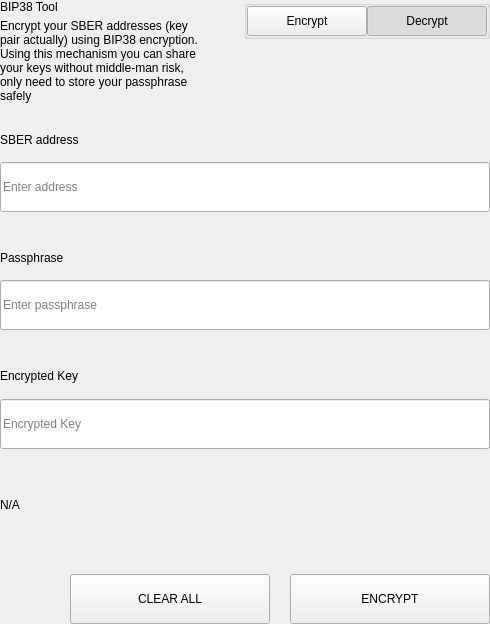
<?xml version="1.0" encoding="UTF-8"?>
<ui version="4.0">
 <class>SettingsBitToolWidget</class>
 <widget class="QWidget" name="SettingsBitToolWidget">
  <property name="geometry">
   <rect>
    <x>0</x>
    <y>0</y>
    <width>490</width>
    <height>624</height>
   </rect>
  </property>
  <property name="windowTitle">
   <string>Form</string>
  </property>
  <layout class="QVBoxLayout" name="verticalLayout">
   <property name="spacing">
    <number>0</number>
   </property>
   <property name="leftMargin">
    <number>0</number>
   </property>
   <property name="topMargin">
    <number>0</number>
   </property>
   <property name="rightMargin">
    <number>0</number>
   </property>
   <property name="bottomMargin">
    <number>0</number>
   </property>
   <item>
    <widget class="QWidget" name="left" native="true">
     <layout class="QVBoxLayout" name="verticalLayout_3">
      <property name="leftMargin">
       <number>0</number>
      </property>
      <property name="topMargin">
       <number>0</number>
      </property>
      <property name="rightMargin">
       <number>0</number>
      </property>
      <property name="bottomMargin">
       <number>0</number>
      </property>
      <item>
       <layout class="QVBoxLayout" name="verticalLayout_2">
        <property name="spacing">
         <number>0</number>
        </property>
        <item>
         <layout class="QHBoxLayout" name="horizontalLayout_3" stretch="3,1">
          <property name="spacing">
           <number>40</number>
          </property>
          <item>
           <layout class="QVBoxLayout" name="verticalLayoutTitle">
            <property name="spacing">
             <number>5</number>
            </property>
            <item>
             <widget class="QLabel" name="labelTitle">
              <property name="text">
               <string>BIP38 Tool</string>
              </property>
             </widget>
            </item>
            <item>
             <widget class="QLabel" name="labelSubtitle1">
              <property name="text">
               <string>Encrypt your SBER addresses (key pair actually) using BIP38 encryption.
Using this mechanism you can share your keys without middle-man risk, only need to store your passphrase safely</string>
              </property>
              <property name="wordWrap">
               <bool>true</bool>
              </property>
             </widget>
            </item>
           </layout>
          </item>
          <item alignment="Qt::AlignTop">
           <widget class="QGroupBox" name="groupBox">
            <property name="title">
             <string/>
            </property>
            <property name="alignment">
             <set>Qt::AlignLeading|Qt::AlignLeft|Qt::AlignTop</set>
            </property>
            <layout class="QHBoxLayout" name="horizontalLayout_4">
             <property name="spacing">
              <number>0</number>
             </property>
             <property name="leftMargin">
              <number>0</number>
             </property>
             <property name="topMargin">
              <number>0</number>
             </property>
             <property name="rightMargin">
              <number>0</number>
             </property>
             <property name="bottomMargin">
              <number>0</number>
             </property>
             <item>
              <spacer name="horizontalSpacer">
               <property name="orientation">
                <enum>Qt::Horizontal</enum>
               </property>
               <property name="sizeHint" stdset="0">
                <size>
                 <width>40</width>
                 <height>20</height>
                </size>
               </property>
              </spacer>
             </item>
             <item>
              <widget class="QPushButton" name="pushLeft">
               <property name="minimumSize">
                <size>
                 <width>120</width>
                 <height>30</height>
                </size>
               </property>
               <property name="maximumSize">
                <size>
                 <width>120</width>
                 <height>30</height>
                </size>
               </property>
               <property name="focusPolicy">
                <enum>Qt::NoFocus</enum>
               </property>
               <property name="text">
                <string>Encrypt</string>
               </property>
               <property name="checkable">
                <bool>true</bool>
               </property>
               <property name="autoExclusive">
                <bool>true</bool>
               </property>
              </widget>
             </item>
             <item>
              <widget class="QPushButton" name="pushRight">
               <property name="minimumSize">
                <size>
                 <width>120</width>
                 <height>30</height>
                </size>
               </property>
               <property name="maximumSize">
                <size>
                 <width>120</width>
                 <height>30</height>
                </size>
               </property>
               <property name="focusPolicy">
                <enum>Qt::NoFocus</enum>
               </property>
               <property name="text">
                <string>Decrypt</string>
               </property>
               <property name="checkable">
                <bool>true</bool>
               </property>
               <property name="checked">
                <bool>true</bool>
               </property>
               <property name="autoExclusive">
                <bool>true</bool>
               </property>
              </widget>
             </item>
            </layout>
           </widget>
          </item>
         </layout>
        </item>
        <item>
         <widget class="QStackedWidget" name="stackedWidget">
          <property name="currentIndex">
           <number>1</number>
          </property>
          <widget class="QWidget" name="pageDecrypt">
           <layout class="QVBoxLayout" name="verticalLayout_5">
            <property name="spacing">
             <number>0</number>
            </property>
            <property name="leftMargin">
             <number>0</number>
            </property>
            <property name="topMargin">
             <number>0</number>
            </property>
            <property name="rightMargin">
             <number>0</number>
            </property>
            <property name="bottomMargin">
             <number>0</number>
            </property>
            <item>
             <widget class="QWidget" name="widget" native="true">
              <property name="minimumSize">
               <size>
                <width>0</width>
                <height>100</height>
               </size>
              </property>
              <layout class="QVBoxLayout" name="verticalLayout_4">
               <property name="spacing">
                <number>0</number>
               </property>
               <property name="leftMargin">
                <number>0</number>
               </property>
               <property name="topMargin">
                <number>0</number>
               </property>
               <property name="rightMargin">
                <number>0</number>
               </property>
               <property name="bottomMargin">
                <number>0</number>
               </property>
               <item>
                <spacer name="verticalSpacer_2">
                 <property name="orientation">
                  <enum>Qt::Vertical</enum>
                 </property>
                 <property name="sizeType">
                  <enum>QSizePolicy::Fixed</enum>
                 </property>
                 <property name="sizeHint" stdset="0">
                  <size>
                   <width>20</width>
                   <height>20</height>
                  </size>
                 </property>
                </spacer>
               </item>
               <item>
                <layout class="QHBoxLayout" name="horizontalLayout_6" stretch="2">
                 <property name="spacing">
                  <number>0</number>
                 </property>
                 <item>
                  <layout class="QVBoxLayout" name="verticalLayout_7">
                   <property name="spacing">
                    <number>9</number>
                   </property>
                   <item>
                    <widget class="QLabel" name="labelSubtitleKey">
                     <property name="minimumSize">
                      <size>
                       <width>0</width>
                       <height>20</height>
                      </size>
                     </property>
                     <property name="maximumSize">
                      <size>
                       <width>16777215</width>
                       <height>20</height>
                      </size>
                     </property>
                     <property name="text">
                      <string>Encrypted key</string>
                     </property>
                    </widget>
                   </item>
                   <item>
                    <widget class="QLineEdit" name="lineEditKey">
                     <property name="minimumSize">
                      <size>
                       <width>0</width>
                       <height>50</height>
                      </size>
                     </property>
                     <property name="maximumSize">
                      <size>
                       <width>16777215</width>
                       <height>50</height>
                      </size>
                     </property>
                     <property name="placeholderText">
                      <string>Enter a encrypted key</string>
                     </property>
                    </widget>
                   </item>
                  </layout>
                 </item>
                </layout>
               </item>
               <item>
                <spacer name="verticalSpacer_3">
                 <property name="orientation">
                  <enum>Qt::Vertical</enum>
                 </property>
                 <property name="sizeType">
                  <enum>QSizePolicy::Fixed</enum>
                 </property>
                 <property name="sizeHint" stdset="0">
                  <size>
                   <width>20</width>
                   <height>20</height>
                  </size>
                 </property>
                </spacer>
               </item>
               <item>
                <layout class="QVBoxLayout" name="verticalLayout_9">
                 <property name="spacing">
                  <number>9</number>
                 </property>
                 <item>
                  <widget class="QLabel" name="labelSubtitlePassphrase">
                   <property name="maximumSize">
                    <size>
                     <width>16777215</width>
                     <height>20</height>
                    </size>
                   </property>
                   <property name="text">
                    <string>Passphrase</string>
                   </property>
                  </widget>
                 </item>
                 <item>
                  <widget class="QLineEdit" name="lineEditPassphrase">
                   <property name="minimumSize">
                    <size>
                     <width>0</width>
                     <height>50</height>
                    </size>
                   </property>
                   <property name="maximumSize">
                    <size>
                     <width>16777215</width>
                     <height>50</height>
                    </size>
                   </property>
                   <property name="placeholderText">
                    <string>Enter a passphrase</string>
                   </property>
                  </widget>
                 </item>
                </layout>
               </item>
               <item>
                <spacer name="verticalSpacer_4">
                 <property name="orientation">
                  <enum>Qt::Vertical</enum>
                 </property>
                 <property name="sizeType">
                  <enum>QSizePolicy::Fixed</enum>
                 </property>
                 <property name="sizeHint" stdset="0">
                  <size>
                   <width>20</width>
                   <height>20</height>
                  </size>
                 </property>
                </spacer>
               </item>
               <item>
                <widget class="QWidget" name="widget_3" native="true">
                 <property name="sizePolicy">
                  <sizepolicy hsizetype="Preferred" vsizetype="Fixed">
                   <horstretch>0</horstretch>
                   <verstretch>0</verstretch>
                  </sizepolicy>
                 </property>
                 <layout class="QVBoxLayout" name="verticalLayout_10">
                  <property name="spacing">
                   <number>9</number>
                  </property>
                  <property name="leftMargin">
                   <number>0</number>
                  </property>
                  <property name="topMargin">
                   <number>0</number>
                  </property>
                  <property name="rightMargin">
                   <number>0</number>
                  </property>
                  <property name="bottomMargin">
                   <number>0</number>
                  </property>
                  <item>
                   <widget class="QLabel" name="labelSubtitleDecryptResult">
                    <property name="minimumSize">
                     <size>
                      <width>0</width>
                      <height>20</height>
                     </size>
                    </property>
                    <property name="maximumSize">
                     <size>
                      <width>16777215</width>
                      <height>20</height>
                     </size>
                    </property>
                    <property name="text">
                     <string>Decrypted address result</string>
                    </property>
                   </widget>
                  </item>
                  <item>
                   <widget class="QWidget" name="widget_4" native="true">
                    <layout class="QHBoxLayout" name="horizontalLayout" stretch="6,0,1">
                     <property name="spacing">
                      <number>0</number>
                     </property>
                     <property name="leftMargin">
                      <number>0</number>
                     </property>
                     <property name="topMargin">
                      <number>0</number>
                     </property>
                     <property name="rightMargin">
                      <number>0</number>
                     </property>
                     <property name="bottomMargin">
                      <number>0</number>
                     </property>
                     <item alignment="Qt::AlignVCenter">
                      <widget class="QLineEdit" name="lineEditDecryptResult">
                       <property name="minimumSize">
                        <size>
                         <width>0</width>
                         <height>50</height>
                        </size>
                       </property>
                       <property name="maximumSize">
                        <size>
                         <width>16777215</width>
                         <height>50</height>
                        </size>
                       </property>
                       <property name="placeholderText">
                        <string>Decrypted Address</string>
                       </property>
                      </widget>
                     </item>
                     <item>
                      <spacer name="horizontalSpacer_4">
                       <property name="orientation">
                        <enum>Qt::Horizontal</enum>
                       </property>
                       <property name="sizeType">
                        <enum>QSizePolicy::Fixed</enum>
                       </property>
                       <property name="sizeHint" stdset="0">
                        <size>
                         <width>20</width>
                         <height>50</height>
                        </size>
                       </property>
                      </spacer>
                     </item>
                     <item>
                      <widget class="QPushButton" name="pushButtonImport">
                       <property name="minimumSize">
                        <size>
                         <width>140</width>
                         <height>40</height>
                        </size>
                       </property>
                       <property name="text">
                        <string>Import Address</string>
                       </property>
                      </widget>
                     </item>
                    </layout>
                   </widget>
                  </item>
                 </layout>
                </widget>
               </item>
               <item>
                <widget class="QLabel" name="statusLabel_DEC">
                 <property name="maximumSize">
                  <size>
                   <width>16777215</width>
                   <height>40</height>
                  </size>
                 </property>
                 <property name="text">
                  <string/>
                 </property>
                </widget>
               </item>
               <item>
                <spacer name="verticalSpacer">
                 <property name="orientation">
                  <enum>Qt::Vertical</enum>
                 </property>
                 <property name="sizeType">
                  <enum>QSizePolicy::Preferred</enum>
                 </property>
                 <property name="sizeHint" stdset="0">
                  <size>
                   <width>20</width>
                   <height>20</height>
                  </size>
                 </property>
                </spacer>
               </item>
               <item>
                <layout class="QHBoxLayout" name="horizontalLayout_7">
                 <property name="spacing">
                  <number>0</number>
                 </property>
                 <item>
                  <spacer name="horizontalSpacer_5">
                   <property name="orientation">
                    <enum>Qt::Horizontal</enum>
                   </property>
                   <property name="sizeType">
                    <enum>QSizePolicy::Expanding</enum>
                   </property>
                   <property name="sizeHint" stdset="0">
                    <size>
                     <width>40</width>
                     <height>20</height>
                    </size>
                   </property>
                  </spacer>
                 </item>
                 <item>
                  <widget class="QPushButton" name="pushButtonDecryptClear">
                   <property name="minimumSize">
                    <size>
                     <width>200</width>
                     <height>50</height>
                    </size>
                   </property>
                   <property name="maximumSize">
                    <size>
                     <width>200</width>
                     <height>50</height>
                    </size>
                   </property>
                   <property name="text">
                    <string>CLEAR</string>
                   </property>
                  </widget>
                 </item>
                 <item>
                  <spacer name="horizontalSpacer_3">
                   <property name="orientation">
                    <enum>Qt::Horizontal</enum>
                   </property>
                   <property name="sizeType">
                    <enum>QSizePolicy::Fixed</enum>
                   </property>
                   <property name="sizeHint" stdset="0">
                    <size>
                     <width>20</width>
                     <height>20</height>
                    </size>
                   </property>
                  </spacer>
                 </item>
                 <item>
                  <widget class="QPushButton" name="pushButtonDecrypt">
                   <property name="minimumSize">
                    <size>
                     <width>200</width>
                     <height>50</height>
                    </size>
                   </property>
                   <property name="maximumSize">
                    <size>
                     <width>200</width>
                     <height>50</height>
                    </size>
                   </property>
                   <property name="text">
                    <string>DECRYPT KEY</string>
                   </property>
                  </widget>
                 </item>
                </layout>
               </item>
              </layout>
             </widget>
            </item>
           </layout>
          </widget>
          <widget class="QWidget" name="pageEncrypt">
           <layout class="QVBoxLayout" name="verticalLayout_11">
            <property name="spacing">
             <number>0</number>
            </property>
            <property name="leftMargin">
             <number>0</number>
            </property>
            <property name="topMargin">
             <number>0</number>
            </property>
            <property name="rightMargin">
             <number>0</number>
            </property>
            <property name="bottomMargin">
             <number>0</number>
            </property>
            <item>
             <spacer name="verticalSpacer_8">
              <property name="orientation">
               <enum>Qt::Vertical</enum>
              </property>
              <property name="sizeType">
               <enum>QSizePolicy::Fixed</enum>
              </property>
              <property name="sizeHint" stdset="0">
               <size>
                <width>20</width>
                <height>20</height>
               </size>
              </property>
             </spacer>
            </item>
            <item>
             <widget class="QWidget" name="containerAddressEnc" native="true">
              <layout class="QVBoxLayout" name="containerAddressEncLayout">
               <property name="spacing">
                <number>5</number>
               </property>
               <property name="leftMargin">
                <number>0</number>
               </property>
               <property name="topMargin">
                <number>0</number>
               </property>
               <property name="rightMargin">
                <number>0</number>
               </property>
               <property name="bottomMargin">
                <number>0</number>
               </property>
               <item>
                <widget class="QLabel" name="labelSubtitleAddress">
                 <property name="minimumSize">
                  <size>
                   <width>0</width>
                   <height>20</height>
                  </size>
                 </property>
                 <property name="maximumSize">
                  <size>
                   <width>16777215</width>
                   <height>20</height>
                  </size>
                 </property>
                 <property name="text">
                  <string>SBER address</string>
                 </property>
                </widget>
               </item>
               <item>
                <widget class="QLineEdit" name="addressIn_ENC">
                 <property name="minimumSize">
                  <size>
                   <width>0</width>
                   <height>50</height>
                  </size>
                 </property>
                 <property name="placeholderText">
                  <string>Enter address</string>
                 </property>
                </widget>
               </item>
              </layout>
             </widget>
            </item>
            <item>
             <spacer name="verticalSpacer_6">
              <property name="orientation">
               <enum>Qt::Vertical</enum>
              </property>
              <property name="sizeType">
               <enum>QSizePolicy::Fixed</enum>
              </property>
              <property name="sizeHint" stdset="0">
               <size>
                <width>20</width>
                <height>20</height>
               </size>
              </property>
             </spacer>
            </item>
            <item>
             <widget class="QWidget" name="containerAddress" native="true">
              <layout class="QHBoxLayout" name="horizontalLayout_9" stretch="2">
               <property name="spacing">
                <number>0</number>
               </property>
               <property name="leftMargin">
                <number>0</number>
               </property>
               <property name="topMargin">
                <number>0</number>
               </property>
               <property name="rightMargin">
                <number>0</number>
               </property>
               <property name="bottomMargin">
                <number>0</number>
               </property>
               <item>
                <layout class="QVBoxLayout" name="verticalLayout_8">
                 <property name="spacing">
                  <number>5</number>
                 </property>
                 <item>
                  <widget class="QLabel" name="labelSubtitleMessage">
                   <property name="minimumSize">
                    <size>
                     <width>0</width>
                     <height>20</height>
                    </size>
                   </property>
                   <property name="maximumSize">
                    <size>
                     <width>16777215</width>
                     <height>20</height>
                    </size>
                   </property>
                   <property name="text">
                    <string>Passphrase</string>
                   </property>
                  </widget>
                 </item>
                 <item>
                  <widget class="QLineEdit" name="passphraseIn_ENC">
                   <property name="minimumSize">
                    <size>
                     <width>0</width>
                     <height>50</height>
                    </size>
                   </property>
                   <property name="maximumSize">
                    <size>
                     <width>16777215</width>
                     <height>50</height>
                    </size>
                   </property>
                   <property name="placeholderText">
                    <string>Enter passphrase</string>
                   </property>
                  </widget>
                 </item>
                </layout>
               </item>
              </layout>
             </widget>
            </item>
            <item>
             <spacer name="verticalSpacer_7">
              <property name="orientation">
               <enum>Qt::Vertical</enum>
              </property>
              <property name="sizeType">
               <enum>QSizePolicy::Fixed</enum>
              </property>
              <property name="sizeHint" stdset="0">
               <size>
                <width>20</width>
                <height>20</height>
               </size>
              </property>
             </spacer>
            </item>
            <item>
             <widget class="QWidget" name="widget_2" native="true">
              <property name="minimumSize">
               <size>
                <width>0</width>
                <height>75</height>
               </size>
              </property>
              <property name="maximumSize">
               <size>
                <width>16777215</width>
                <height>16777215</height>
               </size>
              </property>
              <layout class="QVBoxLayout" name="verticalLayout_6">
               <property name="leftMargin">
                <number>0</number>
               </property>
               <property name="topMargin">
                <number>0</number>
               </property>
               <property name="rightMargin">
                <number>0</number>
               </property>
               <property name="bottomMargin">
                <number>0</number>
               </property>
               <item>
                <widget class="QLabel" name="labelSubtitleEncryptedKey">
                 <property name="minimumSize">
                  <size>
                   <width>0</width>
                   <height>20</height>
                  </size>
                 </property>
                 <property name="maximumSize">
                  <size>
                   <width>16777215</width>
                   <height>20</height>
                  </size>
                 </property>
                 <property name="text">
                  <string>Encrypted Key</string>
                 </property>
                </widget>
               </item>
               <item>
                <widget class="QLineEdit" name="encryptedKeyOut_ENC">
                 <property name="minimumSize">
                  <size>
                   <width>0</width>
                   <height>50</height>
                  </size>
                 </property>
                 <property name="placeholderText">
                  <string>Encrypted Key</string>
                 </property>
                </widget>
               </item>
              </layout>
             </widget>
            </item>
            <item>
             <widget class="QLabel" name="statusLabel_ENC">
              <property name="text">
               <string notr="true">N/A</string>
              </property>
             </widget>
            </item>
            <item>
             <spacer name="verticalSpacer_5">
              <property name="orientation">
               <enum>Qt::Vertical</enum>
              </property>
              <property name="sizeType">
               <enum>QSizePolicy::Fixed</enum>
              </property>
              <property name="sizeHint" stdset="0">
               <size>
                <width>20</width>
                <height>20</height>
               </size>
              </property>
             </spacer>
            </item>
            <item>
             <layout class="QHBoxLayout" name="horizontalLayout_8">
              <property name="spacing">
               <number>0</number>
              </property>
              <item>
               <spacer name="horizontalSpacer_6">
                <property name="orientation">
                 <enum>Qt::Horizontal</enum>
                </property>
                <property name="sizeType">
                 <enum>QSizePolicy::Expanding</enum>
                </property>
                <property name="sizeHint" stdset="0">
                 <size>
                  <width>40</width>
                  <height>20</height>
                 </size>
                </property>
               </spacer>
              </item>
              <item>
               <widget class="QPushButton" name="pushButtonClear">
                <property name="minimumSize">
                 <size>
                  <width>200</width>
                  <height>50</height>
                 </size>
                </property>
                <property name="focusPolicy">
                 <enum>Qt::NoFocus</enum>
                </property>
                <property name="text">
                 <string>CLEAR ALL</string>
                </property>
               </widget>
              </item>
              <item>
               <spacer name="horizontalSpacer_2">
                <property name="orientation">
                 <enum>Qt::Horizontal</enum>
                </property>
                <property name="sizeType">
                 <enum>QSizePolicy::Fixed</enum>
                </property>
                <property name="sizeHint" stdset="0">
                 <size>
                  <width>20</width>
                  <height>20</height>
                 </size>
                </property>
               </spacer>
              </item>
              <item>
               <widget class="QPushButton" name="pushButtonEncrypt">
                <property name="minimumSize">
                 <size>
                  <width>200</width>
                  <height>50</height>
                 </size>
                </property>
                <property name="maximumSize">
                 <size>
                  <width>200</width>
                  <height>50</height>
                 </size>
                </property>
                <property name="focusPolicy">
                 <enum>Qt::NoFocus</enum>
                </property>
                <property name="text">
                 <string>ENCRYPT</string>
                </property>
               </widget>
              </item>
             </layout>
            </item>
           </layout>
          </widget>
         </widget>
        </item>
       </layout>
      </item>
     </layout>
    </widget>
   </item>
  </layout>
 </widget>
 <resources/>
 <connections/>
</ui>
